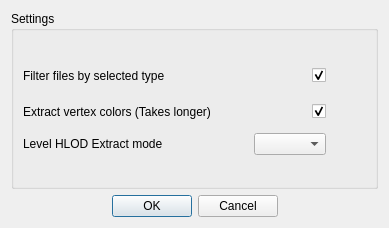
<?xml version="1.0" encoding="UTF-8"?>
<ui version="4.0">
 <class>AdditionalSettings</class>
 <widget class="QDialog" name="AdditionalSettings">
  <property name="geometry">
   <rect>
    <x>0</x>
    <y>0</y>
    <width>389</width>
    <height>228</height>
   </rect>
  </property>
  <property name="windowTitle">
   <string>Additional Settings</string>
  </property>
  <layout class="QVBoxLayout" name="verticalLayout">
   <item>
    <widget class="QGroupBox" name="MiscSettingsGroup">
     <property name="title">
      <string>Settings</string>
     </property>
     <layout class="QVBoxLayout" name="verticalLayout_2">
      <item>
       <spacer name="verticalSpacer">
        <property name="orientation">
         <enum>Qt::Orientation::Vertical</enum>
        </property>
        <property name="sizeHint" stdset="0">
         <size>
          <width>20</width>
          <height>40</height>
         </size>
        </property>
       </spacer>
      </item>
      <item>
       <layout class="QHBoxLayout" name="FilterFilesLayout">
        <item>
         <widget class="QLabel" name="FilterFilesLabel">
          <property name="text">
           <string>Filter files by selected type</string>
          </property>
         </widget>
        </item>
        <item>
         <spacer name="horizontalSpacer_2">
          <property name="orientation">
           <enum>Qt::Orientation::Horizontal</enum>
          </property>
          <property name="sizeHint" stdset="0">
           <size>
            <width>40</width>
            <height>20</height>
           </size>
          </property>
         </spacer>
        </item>
        <item>
         <widget class="QCheckBox" name="FilterFilesCheckbox">
          <property name="text">
           <string/>
          </property>
          <property name="checked">
           <bool>true</bool>
          </property>
         </widget>
        </item>
        <item>
         <spacer name="horizontalSpacer">
          <property name="orientation">
           <enum>Qt::Orientation::Horizontal</enum>
          </property>
          <property name="sizeType">
           <enum>QSizePolicy::Policy::Fixed</enum>
          </property>
          <property name="sizeHint" stdset="0">
           <size>
            <width>40</width>
            <height>30</height>
           </size>
          </property>
         </spacer>
        </item>
       </layout>
      </item>
      <item>
       <layout class="QHBoxLayout" name="ExtractVertexColorsLayout">
        <item>
         <widget class="QLabel" name="ExtractVertexColorsLabel">
          <property name="text">
           <string>Extract vertex colors (Takes longer)</string>
          </property>
         </widget>
        </item>
        <item>
         <spacer name="horizontalSpacer_3">
          <property name="orientation">
           <enum>Qt::Orientation::Horizontal</enum>
          </property>
          <property name="sizeHint" stdset="0">
           <size>
            <width>40</width>
            <height>20</height>
           </size>
          </property>
         </spacer>
        </item>
        <item>
         <widget class="QCheckBox" name="ExtractVertexColorsCheckbox">
          <property name="text">
           <string/>
          </property>
          <property name="checked">
           <bool>true</bool>
          </property>
         </widget>
        </item>
        <item>
         <spacer name="horizontalSpacer_4">
          <property name="orientation">
           <enum>Qt::Orientation::Horizontal</enum>
          </property>
          <property name="sizeType">
           <enum>QSizePolicy::Policy::Fixed</enum>
          </property>
          <property name="sizeHint" stdset="0">
           <size>
            <width>40</width>
            <height>30</height>
           </size>
          </property>
         </spacer>
        </item>
       </layout>
      </item>
      <item>
       <layout class="QHBoxLayout" name="LevelHlodExportLayout">
        <item>
         <widget class="QLabel" name="LevelHlodExportLabel">
          <property name="text">
           <string>Level HLOD Extract mode</string>
          </property>
         </widget>
        </item>
        <item>
         <spacer name="horizontalSpacer_5">
          <property name="orientation">
           <enum>Qt::Orientation::Horizontal</enum>
          </property>
          <property name="sizeHint" stdset="0">
           <size>
            <width>40</width>
            <height>20</height>
           </size>
          </property>
         </spacer>
        </item>
        <item>
         <widget class="QComboBox" name="LevelHlodExportCombo"/>
        </item>
        <item>
         <spacer name="horizontalSpacer_6">
          <property name="orientation">
           <enum>Qt::Orientation::Horizontal</enum>
          </property>
          <property name="sizeType">
           <enum>QSizePolicy::Policy::Fixed</enum>
          </property>
          <property name="sizeHint" stdset="0">
           <size>
            <width>40</width>
            <height>20</height>
           </size>
          </property>
         </spacer>
        </item>
       </layout>
      </item>
      <item>
       <spacer name="SettingsSpacer">
        <property name="orientation">
         <enum>Qt::Orientation::Vertical</enum>
        </property>
        <property name="sizeHint" stdset="0">
         <size>
          <width>20</width>
          <height>40</height>
         </size>
        </property>
       </spacer>
      </item>
     </layout>
    </widget>
   </item>
   <item>
    <widget class="QDialogButtonBox" name="buttonBox">
     <property name="orientation">
      <enum>Qt::Orientation::Horizontal</enum>
     </property>
     <property name="standardButtons">
      <set>QDialogButtonBox::StandardButton::Cancel|QDialogButtonBox::StandardButton::Ok</set>
     </property>
     <property name="centerButtons">
      <bool>true</bool>
     </property>
    </widget>
   </item>
  </layout>
 </widget>
 <resources/>
 <connections>
  <connection>
   <sender>buttonBox</sender>
   <signal>accepted()</signal>
   <receiver>AdditionalSettings</receiver>
   <slot>accept()</slot>
   <hints>
    <hint type="sourcelabel">
     <x>248</x>
     <y>254</y>
    </hint>
    <hint type="destinationlabel">
     <x>157</x>
     <y>274</y>
    </hint>
   </hints>
  </connection>
  <connection>
   <sender>buttonBox</sender>
   <signal>rejected()</signal>
   <receiver>AdditionalSettings</receiver>
   <slot>reject()</slot>
   <hints>
    <hint type="sourcelabel">
     <x>316</x>
     <y>260</y>
    </hint>
    <hint type="destinationlabel">
     <x>286</x>
     <y>274</y>
    </hint>
   </hints>
  </connection>
 </connections>
</ui>
